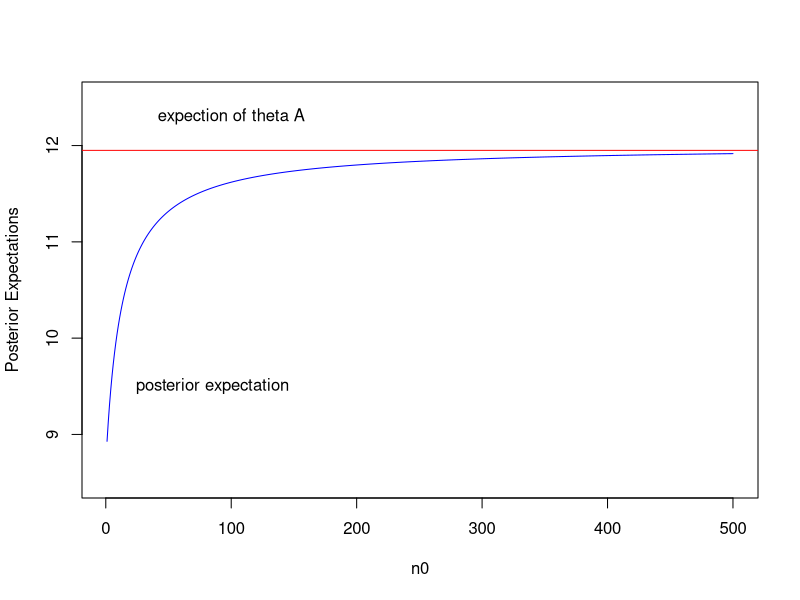
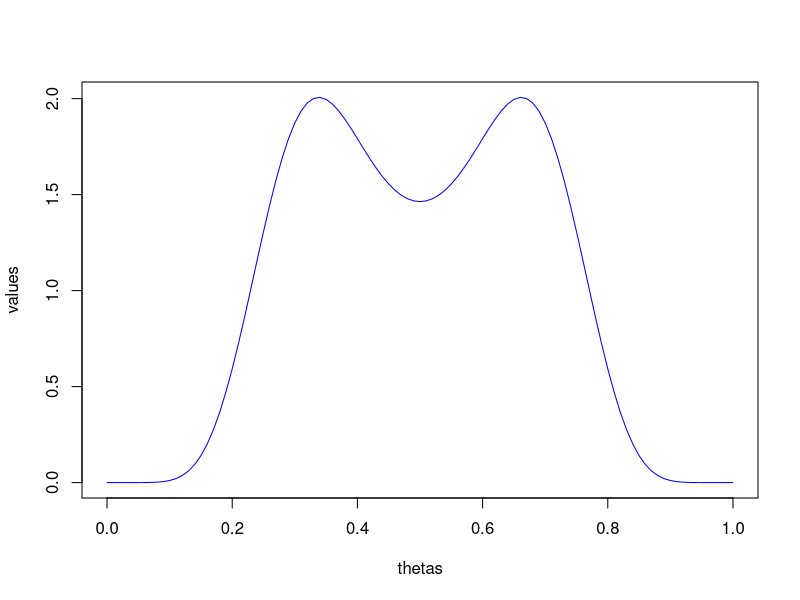
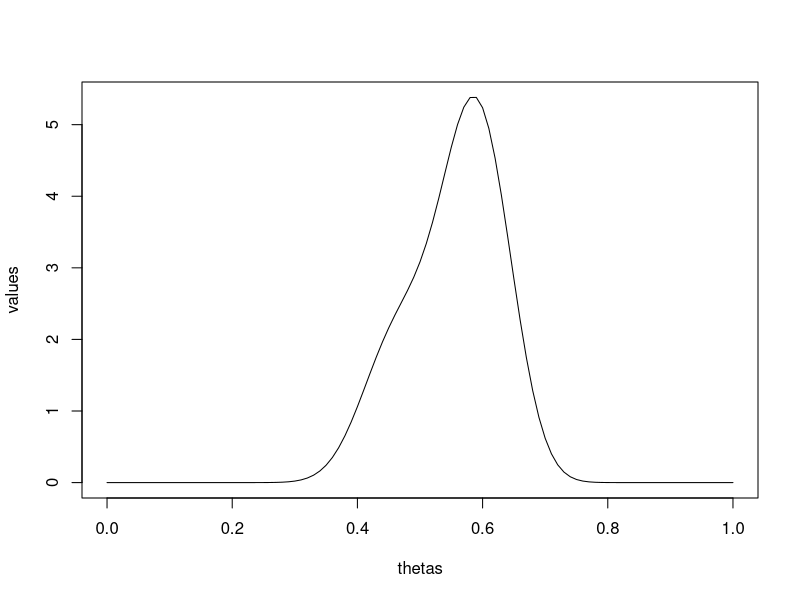
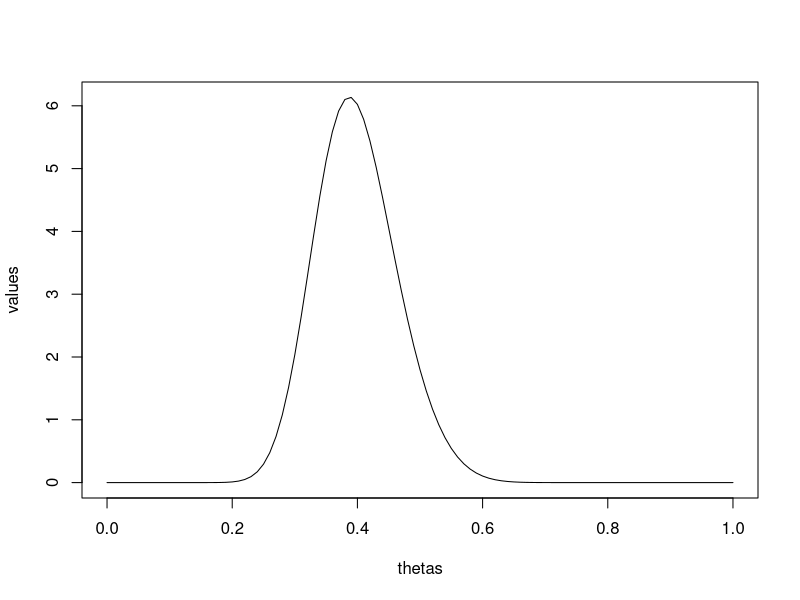
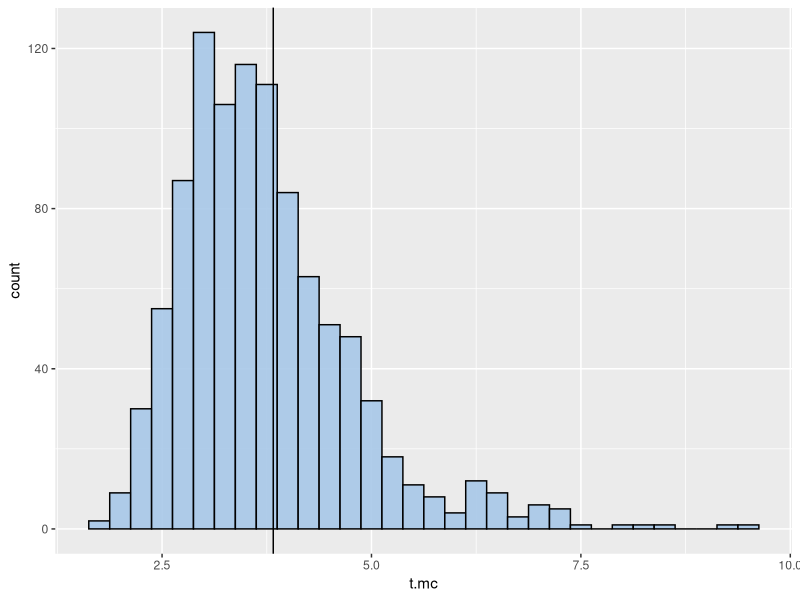
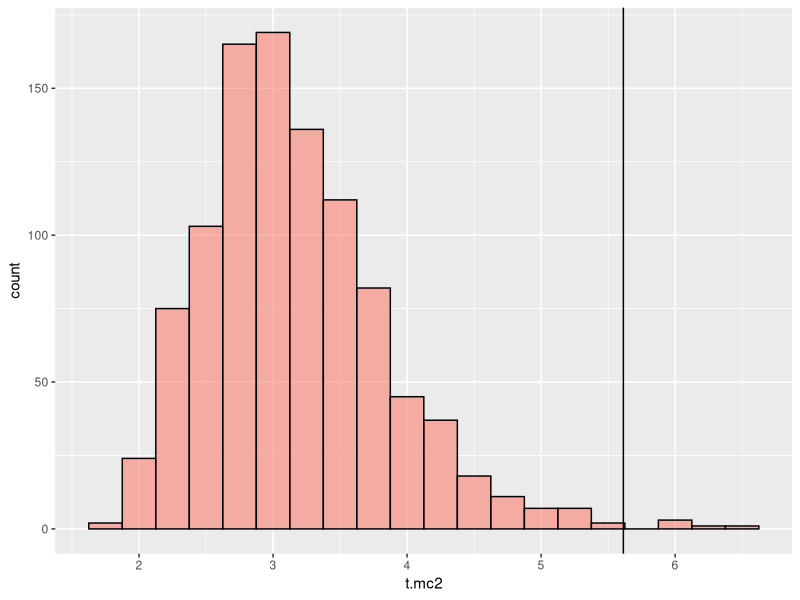
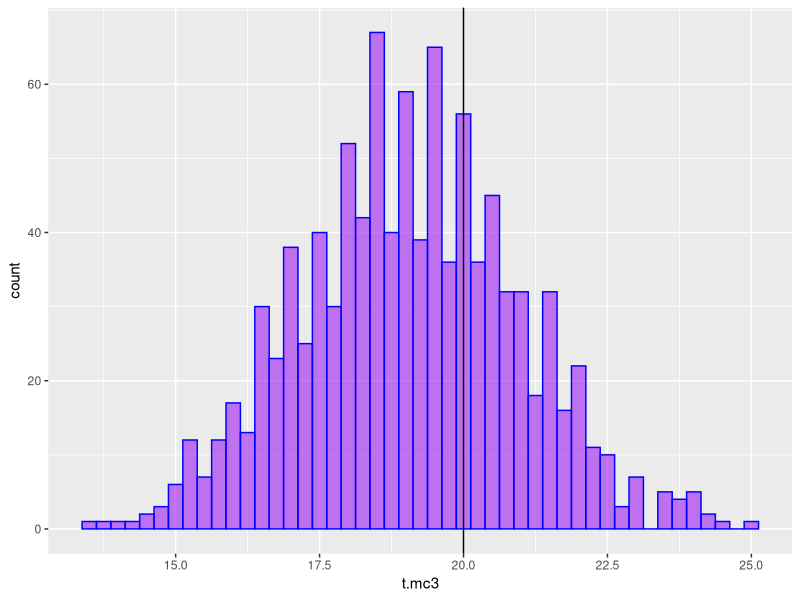

Recreate these plots in R, in order.
## ---- chunk 1
library(tidyverse)
## ---- chunk 2
cat('95% Interval for GAM(237,20) : ', qgamma(.025,293,20), qgamma(.975,293,20))
## ---- chunk 3
cat('95% Interval for GAM(125,14) : ', qgamma(.025,125,14), qgamma(.975,125,14))
## ---- chunk 4
# is posterior expectation just E(\theta | y)
n0 = seq(1,500,1)
yB = c(11, 11, 10, 9, 9, 8, 7, 10, 6, 8, 8, 9, 7)
n = length(yB)
sum_yB = sum(yB)
means = c() 

for (i in n0){
  
  # prior 
  alpha = 12 * i
  beta = i
  
  # posterior 
  posterior_alpha = alpha + sum_yB
  posterior_beta = beta + n 
  
  posterior_expectation = posterior_alpha / posterior_beta
  means = append(means,posterior_expectation)
  
}

plot(n0,means,type='l',
    ylim=c(8.5,12.5),
    ylab='Posterior Expectations',
    col='blue')
abline(h=11.95 ,col='red')
text(85,9.5, "posterior expectation")
text(100,12.3, "expection of theta A")
## ---- chunk 5
thetas = seq(0,1,0.01)
values = (.4 * dbeta(thetas,10,20)) +  (.2 * dbeta(thetas,15,15)) + (.4 * dbeta(thetas,20,10))
plot(thetas,values,type='l',col='blue')
## ---- chunk 6

weight_1 = choose(50,27) * .4 * (1/beta(10,20)) * beta(37,43)
weight_2 = choose(50,27) * .2 * (1/beta(15,15)) * beta(42,43)
weight_3 = choose(50,27) * .4 * (1/beta(20,10)) * beta(47,33)

total = weight_1 + weight_2 + weight_3

weight_1 = weight_1 / total
weight_2 = weight_2 / total
weight_3 = weight_3 / total

values = weight_1 * dbeta(thetas,37,43) + weight_2 * dbeta(thetas,42,43) + weight_3 * dbeta(thetas,47,33)

plot(thetas,values,type='l')
## ---- chunk 7
weight_1 = choose(50,20) * .4 * (1/beta(10,20)) * beta(30,50)
weight_2 = choose(50,20) * .2 * (1/beta(15,15)) * beta(35,45)
weight_3 = choose(50,20) * .4 * (1/beta(20,10)) * beta(40,40)
total = weight_1 + weight_2 + weight_3

weight_1 = weight_1 / total
weight_2 = weight_2 / total
weight_3 = weight_3 / total

values = weight_1 * dbeta(thetas,30,50) + weight_2 * dbeta(thetas,35,45) + weight_3 * dbeta(thetas,40,40)

plot(thetas,values,type='l')
## ---- chunk 8

yA = c(12, 9, 12, 14, 13, 13, 15, 8, 15, 6)
A_statistic = mean(yA) / sd(yA)

n1 = 10 # sample size 

t.mc=NULL

for ( s in 1:1000) {
  
# theta1 is sample from the posterior, gam(239,20)
theta1 = rgamma(1,239,20) #samples from posterior

y1.mc = rpois(n1 , theta1) #dataset 

t.mc = c(t.mc, mean(y1.mc) / sd(y1.mc))
}

df = as.data.frame(t.mc)
df |> ggplot(aes(x=t.mc)) +
    geom_histogram(binwidth=0.25, fill="#A7C7E7",color='black',alpha=0.9) + 
    geom_vline(xintercept= A_statistic)
## ---- chunk 9

yB = c(11, 11, 10, 9, 9, 8, 7, 10, 6, 8, 8, 9, 7)
B_statistic = mean(yB) / sd(yB)

n1 = 13 # sample size 

t.mc2=NULL

for ( s in 1:1000) {
  
# theta1 is sample from the posterior, gamma(125,14)
theta1 = rgamma(1,125,14) #samples from posterior

y1.mc = rpois(n1 , theta1) #dataset 

t.mc2 = c(t.mc2, mean(y1.mc) / sd(y1.mc))
}

df = as.data.frame(t.mc2)
df |> ggplot(aes(x=t.mc2)) +
    geom_histogram(binwidth=0.25, fill="salmon",color='black',alpha=0.6) + 
    geom_vline(xintercept= B_statistic)
## ---- chunk 10
# posterior median
qgamma(.5,210,11)
## ---- chunk 11

statistic = 20
n1=10

t.mc3=NULL

for ( s in 1:1000) {
  
# theta1 is sample from the posterior, gam(239,20)
theta1 = rgamma(1,210,11) # samples from posterior

y1.mc = rpois(n1 , theta1) # fake dataset 

t.mc3 = c(t.mc3, mean(y1.mc))
}

df = as.data.frame(t.mc3)
df |> ggplot(aes(x=t.mc3)) +
    geom_histogram(binwidth=0.25, fill="purple",color='blue',alpha=0.6) + 
    geom_vline(xintercept= statistic)
